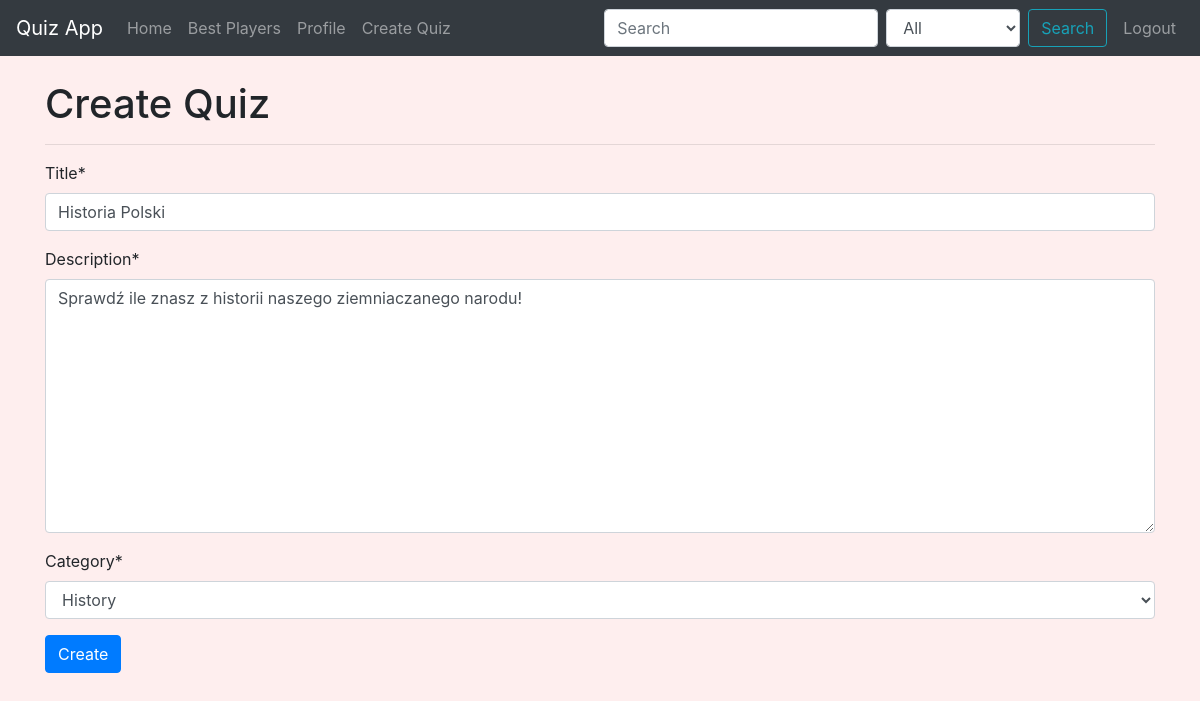
Page /quiz/25/update (signed in) on the committed database.
### quiz/models.py (models this page shows, shortened)
class Quiz(models.Model):
	title = models.CharField(max_length=100)
	description = models.TextField()
	author = models.ForeignKey(User, on_delete=models.CASCADE, related_name='quizzes')
	category = models.ForeignKey(Category, on_delete=models.SET_NULL, null=True, related_name='quizzes')
	date_created = models.DateTimeField(default=now)
	likes = models.ManyToManyField(User, related_name='liked_quizzes')
	dislikes = models.ManyToManyField(User, related_name='disliked_quizzes')
	class Meta:
		verbose_name_plural = 'Quizzes'

### quiz/views.py (the view)
# urls.py: path('quiz/<int:pk>/update', views.QuizUpdateView.as_view(), name='update'),
class QuizUpdateView(LoginRequiredMixin, UserPassesTestMixin, UpdateView):
    model = Quiz
    fields = ('title', 'description', 'category')
    def test_func(self):
        return self.get_object().author == self.request.user

### quiz/context_processors.py (called while the page is built)
def categories_processor(request):
	categories = Category.objects.all()
	return dict(categories=categories)

### quiz/models.py (called while the page is built)
	def __str__(self):
		return self.name

### quiz/templates/quiz/quiz_form.html (shortened to what this page needs)
{% extends "quiz/base.html" %}
{% load static %}
{% load crispy_forms_tags %}
{% block content %}
	<h1>Create Quiz</h1>
	<hr>
	<form method="post">
		{{ form|crispy }}
		<button type="submit" class="btn btn-primary">Create</button>
	</form>
{% endblock content %}

### quiz/static/quiz/main.css (style rules this page uses)
body { background-color: #feeeee; }

### rows in the picture
Quiz: title "Historia Polski", description "Sprawdź ile znasz z historii naszego ziemniaczanego narodu!", category "History"
